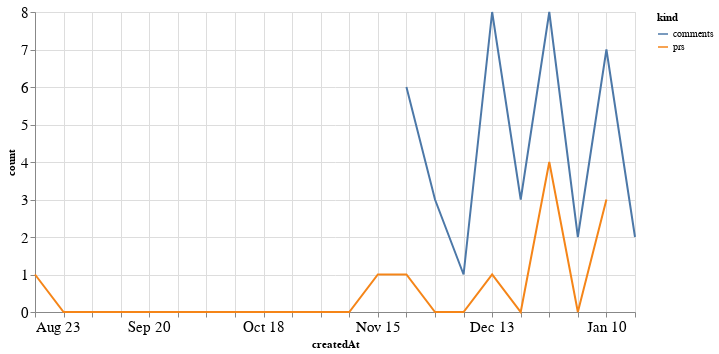

The notebook cell this image was saved under:
### Code cell
alt.Chart(total_time, width=600).mark_line().encode(
    x='createdAt',
    y='count',
    color='kind'
)

### Figure 1 — Vega-Lite specification as saved in the notebook (floating-point values rounded to 4 significant figures)
{"config": {"axisLeft": {"labelFontSize": 15}, "axisBottom": {"labelFontSize": 15}}, "data": {"name": "data-cceba76d345bdf8c9282678ec408768b"}, "mark": "line", "encoding": {"color": {"type": "nominal", "field": "kind"}, "x": {"type": "temporal", "field": "createdAt"}, "y": {"type": "quantitative", "field": "count"}}, "width": 600, "$schema": "https://vega.github.io/schema/vega-lite/v4.8.1.json", "datasets": {"data-cceba76d345bdf8c9282678ec408768b": [{"createdAt": "2020-08-23T00:00:00", "kind": "prs", "count": 1.0}, {"createdAt": "2020-08-30T00:00:00", "kind": "prs", "count": 0.0}, {"createdAt": "2020-09-06T00:00:00", "kind": "prs", "count": 0.0}, {"createdAt": "2020-09-13T00:00:00", "kind": "prs", "count": 0.0}, {"createdAt": "2020-09-20T00:00:00", "kind": "prs", "count": 0.0}, {"createdAt": "2020-09-27T00:00:00", "kind": "prs", "count": 0.0}, {"createdAt": "2020-10-04T00:00:00", "kind": "prs", "count": 0.0}, {"createdAt": "2020-10-11T00:00:00", "kind": "prs", "count": 0.0}, {"createdAt": "2020-10-18T00:00:00", "kind": "prs", "count": 0.0}, {"createdAt": "2020-10-25T00:00:00", "kind": "prs", "count": 0.0}, {"createdAt": "2020-11-01T00:00:00", "kind": "prs", "count": 0.0}, {"createdAt": "2020-11-08T00:00:00", "kind": "prs", "count": 0.0}, {"createdAt": "2020-11-15T00:00:00", "kind": "prs", "count": 1.0}, {"createdAt": "2020-11-22T00:00:00", "kind": "prs", "count": 1.0}, {"createdAt": "2020-11-29T00:00:00", "kind": "prs", "count": 0.0}, {"createdAt": "2020-12-06T00:00:00", "kind": "prs", "count": 0.0}, {"createdAt": "2020-12-13T00:00:00", "kind": "prs", "count": 1.0}, {"createdAt": "2020-12-20T00:00:00", "kind": "prs", "count": 0.0}, {"createdAt": "2020-12-27T00:00:00", "kind": "prs", "count": 4.0}, {"createdAt": "2021-01-03T00:00:00", "kind": "prs", "count": 0.0}, {"createdAt": "2021-01-10T00:00:00", "kind": "prs", "count": 3.0}, {"createdAt": "2021-01-17T00:00:00", "kind": "prs", "count": null}, {"createdAt": "2020-08-23T00:00:00", "kind": "comments", "count": null}, {"createdAt": "2020-08-30T00:00:00", "kind": "comments", "count": null}, {"createdAt": "2020-09-06T00:00:00", "kind": "comments", "count": null}, {"createdAt": "2020-09-13T00:00:00", "kind": "comments", "count": null}, {"createdAt": "2020-09-20T00:00:00", "kind": "comments", "count": null}, {"createdAt": "2020-09-27T00:00:00", "kind": "comments", "count": null}, {"createdAt": "2020-10-04T00:00:00", "kind": "comments", "count": null}, {"createdAt": "2020-10-11T00:00:00", "kind": "comments", "count": null}, {"createdAt": "2020-10-18T00:00:00", "kind": "comments", "count": null}, {"createdAt": "2020-10-25T00:00:00", "kind": "comments", "count": null}, {"createdAt": "2020-11-01T00:00:00", "kind": "comments", "count": null}, {"createdAt": "2020-11-08T00:00:00", "kind": "comments", "count": null}, {"createdAt": "2020-11-15T00:00:00", "kind": "comments", "count": null}, {"createdAt": "2020-11-22T00:00:00", "kind": "comments", "count": 6.0}, {"createdAt": "2020-11-29T00:00:00", "kind": "comments", "count": 3.0}, {"createdAt": "2020-12-06T00:00:00", "kind": "comments", "count": 1.0}, {"createdAt": "2020-12-13T00:00:00", "kind": "comments", "count": 8.0}, {"createdAt": "2020-12-20T00:00:00", "kind": "comments", "count": 3.0}, {"createdAt": "2020-12-27T00:00:00", "kind": "comments", "count": 8.0}, {"createdAt": "2021-01-03T00:00:00", "kind": "comments", "count": 2.0}, {"createdAt": "2021-01-10T00:00:00", "kind": "comments", "count": 7.0}, {"createdAt": "2021-01-17T00:00:00", "kind": "comments", "count": 2.0}]}}
